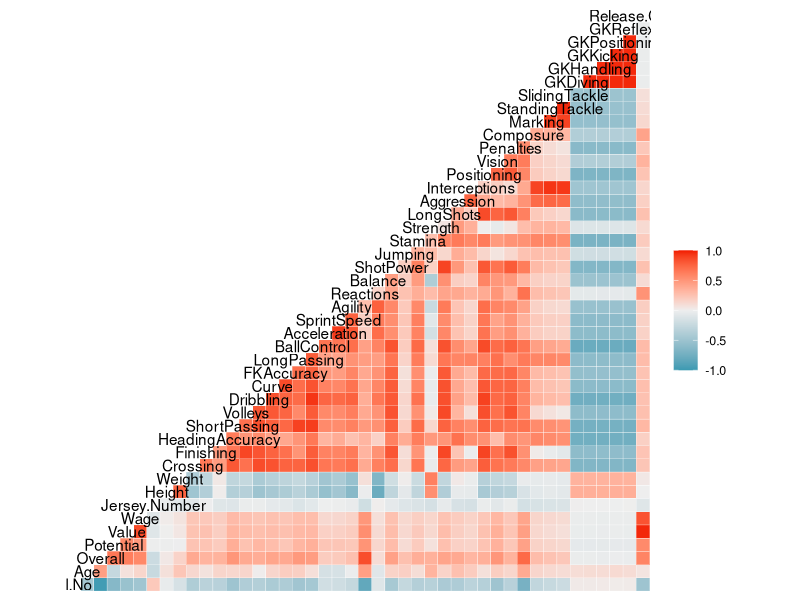
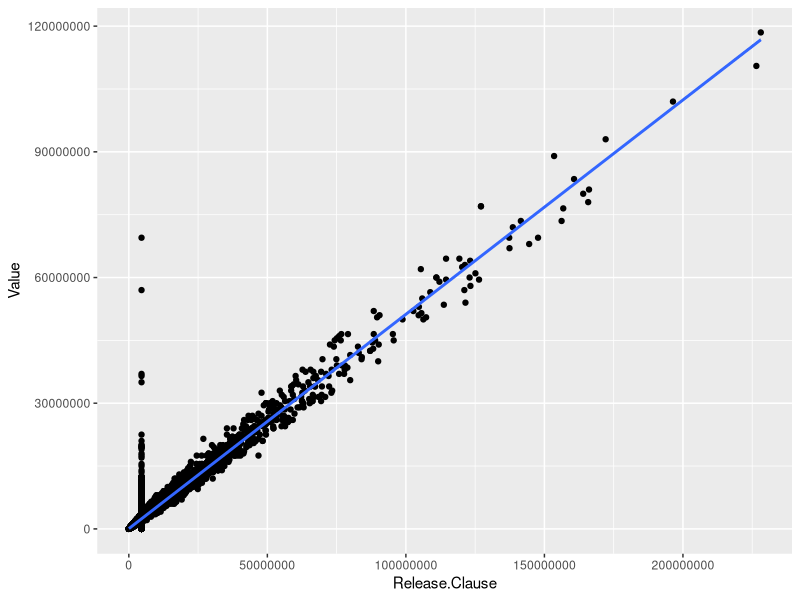

Source code (R) for these figures, in order:
fifa = read.csv("1_cleaned_data.csv")
options(scipen = 999)
library("GGally")

#HEAT MAP
print(ggcorr(fifa))

#SCATTER PLOT
print(ggplot(fifa, aes(x=Release.Clause, y =Value)) + geom_jitter()+geom_smooth(method = lm))


#PEARSON CORRELATION COEFFICIENT
print(cor(fifa$Release.Clause,fifa$Value,  method = "pearson", use = "complete.obs"))
#PEARSON TEST FOR ASSOCIATION/CORRELATION BETWEEN SAMPLES
print(cor.test(fifa$Release.Clause,fifa$Value, method="pearson"))

#KENDALL CORRELATION COEFFICIENT
print(cor(fifa$Release.Clause,fifa$Value,  method = "kendall", use = "complete.obs"))
#KENDALL TEST FOR ASSOCIATION/CORRELATION BETWEEN SAMPLES
print(cor.test(fifa$Release.Clause,fifa$Value, method="kendall"))

#SPREARMAN CORRELATION COEFFICIENT
print(cor(fifa$Release.Clause,fifa$Value,  method = "spearman", use = "complete.obs"))
#SPEARMAN TEST FOR ASSOCIATION/CORRELATION BETWEEN SAMPLES
print(cor.test(fifa$Release.Clause,fifa$Value, method="spearman"))

